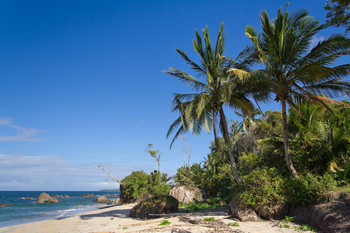
#> input picture images/beach.png, 350 x 233 px
$ python resize2.py
#> lines starting #> are read from the running program, lines starting #| are printed output that depends on the picture
### im_functions.py
import cv2
import numpy as np

# [13 lines left out: functions translate, rotate, not called in this run]
def resize(img,width=None,height=None,inter = cv2.INTER_AREA):
	dim = None
	(h,w) = (img.shape[0],img.shape[1])
	if width is None and height is None:
		return img
	if width is None:
		r = height/float(h)
		dim = (int(r*w),height)
	else:
		r = width/float(w)
		dim = (width,int(h*r))
	resized = cv2.resize(img,dim,interpolation=inter)
	return resized

### resize2.py
import cv2
import numpy as np
from im_functions  import resize

img = cv2.imread("images/beach.png")
#> img is the input picture: shape (233, 350, 3); mean B, G, R 136, 110.4, 78.6
cv2.imshow("beach",img)
cv2.waitKey(0)

resized_img = resize(img,height=500)
#> in resize, `resized = cv2.resize(img,dim,interpolation=inter)`:
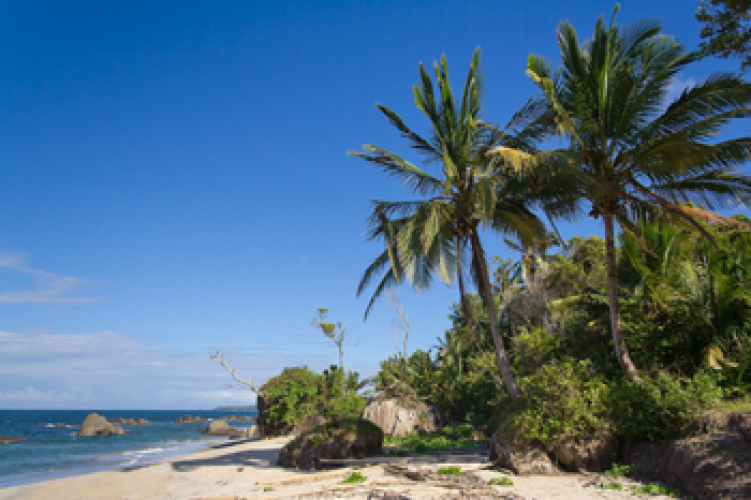
#> resized: shape (500, 751, 3); mean B, G, R 135.9, 110.3, 78.6
cv2.imshow("resized_img",resized_img)
cv2.waitKey(0)

img2 = cv2.imread("images/coins.png")
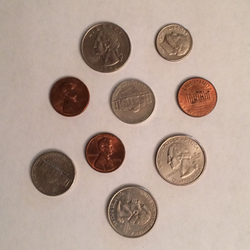
#> input picture images/coins.png, 250 x 250 px
#> img2 is the input picture: shape (250, 250, 3); mean B, G, R 147.7, 159.9, 180.7
cv2.imshow("coins",img2)
cv2.waitKey(0)

resized_img = resize(img2,width=100)
#> call 2 of resize, with width = 100, inter = 3
#> in resize (call 2), `resized = cv2.resize(img,dim,interpolation=inter)`:
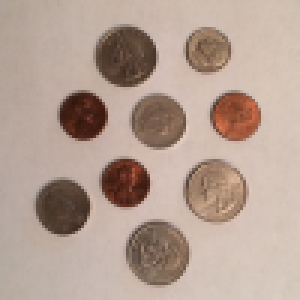
#> resized: shape (100, 100, 3) (shown 3 times larger); mean B, G, R 147.7, 159.9, 180.7
cv2.imshow("resized_img",resized_img)
cv2.waitKey(0)
